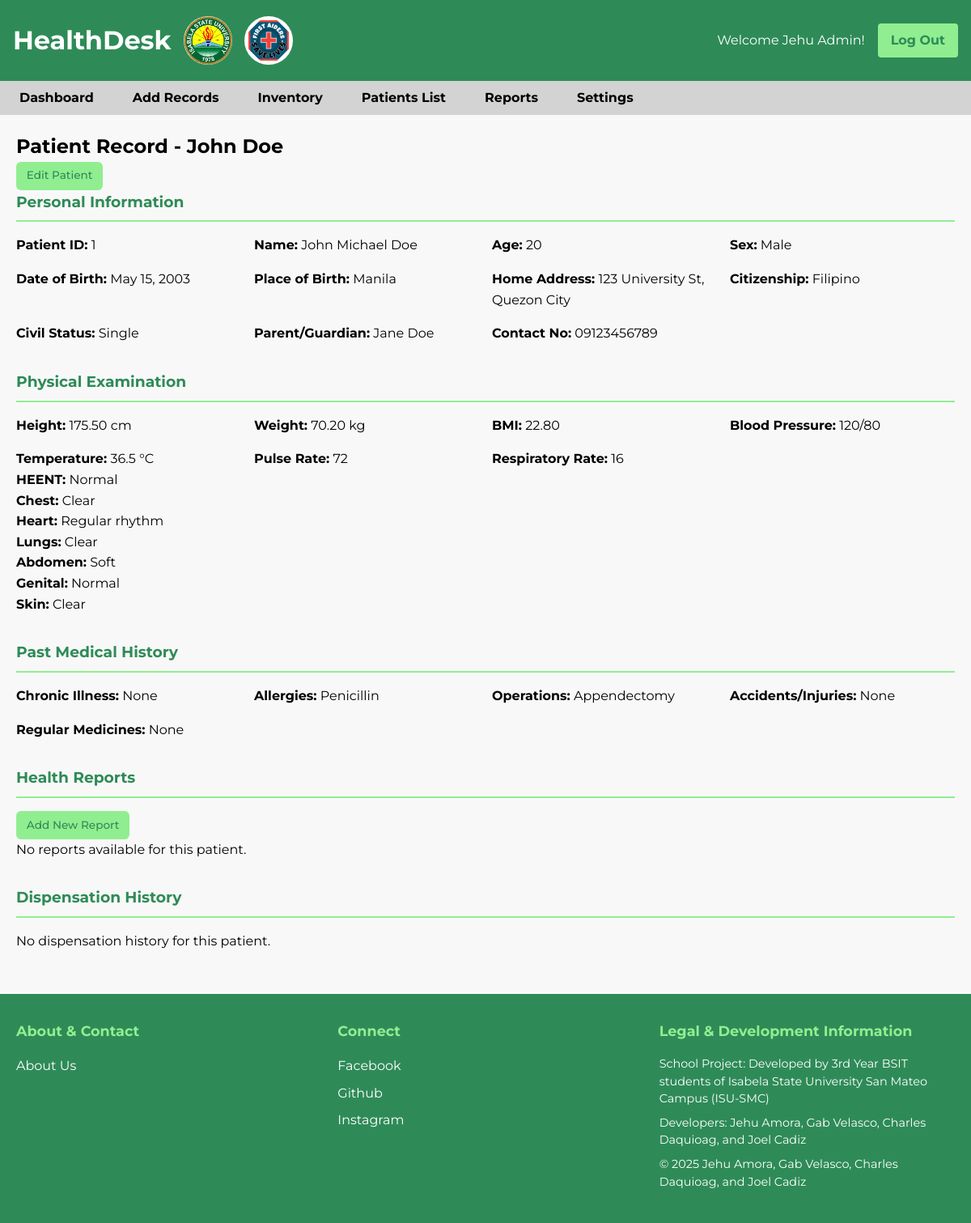
The page /patient_record.php?id=1 (signed in) on the database its author committed.
### tables this page shows
CREATE TABLE patients (
    patient_id INT AUTO_INCREMENT PRIMARY KEY,
    last_name VARCHAR(50) NOT NULL,
    first_name VARCHAR(50) NOT NULL,
    middle_name VARCHAR(50),
    age INT,
    sex ENUM('Male', 'Female', 'Other'),
    date_of_birth DATE,
    place_of_birth VARCHAR(100),
    home_address TEXT,
    citizenship VARCHAR(50),
    civil_status ENUM('Single', 'Married', 'Divorced', 'Widowed'),
    parent_guardian VARCHAR(100),
    contact_no VARCHAR(20),
 
    height DECIMAL(5,2), 
    weight DECIMAL(5,2), 
    bmi DECIMAL(4,2),
    bp VARCHAR(20), 
    temp DECIMAL(4,1), 
    pr INT, 
    rr INT, 
    heent TEXT, 
    chest TEXT,
    heart TEXT,
    lungs TEXT,
    abdomen TEXT,
    genital TEXT,
    skin TEXT,
    
    chronic_illness TEXT,
    allergies TEXT,
    operations TEXT,
    accidents_injuries TEXT,
    medicines_regular TEXT,
    created_at TIMESTAMP DEFAULT CURRENT_TIMESTAMP,
    updated_at TIMESTAMP DEFAULT CURRENT_TIMESTAMP ON UPDATE CURRENT_TIMESTAMP
);

### includes/config.php (called while the page is built, shortened)
<?php
function getUserRole() {
    return isset($_SESSION['role']) ? $_SESSION['role'] : null;
}
?>

### patient_record.php (the view, shortened to what this page needs)
<?php
require_once 'includes/config.php';
$patient_id = isset($_GET['id']) ? (int)$_GET['id'] : (isset($_GET['student_id']) ? (int)$_GET['student_id'] : 0);
$conn = getDBConnection();
$stmt = $conn->prepare("SELECT * FROM patients WHERE patient_id = ?");
$stmt->bind_param("i", $patient_id);
$stmt->execute();
$patient = $stmt->get_result()->fetch_assoc();
$reports = $conn->query("SELECT * FROM reports WHERE patient_id = $patient_id ORDER BY date DESC");
$dispensation_history = $conn->query("
    SELECT dl.quantity_disbursed, dl.date, i.item_name, i.category
    FROM dispensation_log dl
    JOIN inventory i ON dl.item_id = i.item_id
    WHERE dl.patient_id = $patient_id
    ORDER BY dl.date DESC
");
?>
<!DOCTYPE html>
<html lang="en">
<head>
    <link rel="stylesheet" href="css/style.css">
</head>
<body>
    <header class="header">
        <h1>HealthDesk <img
        src="isu_logo.png"
        alt="ISU Logo"
        style="width: auto; height: 60px; display: flex; margin-left: 15px;"
        >
        <img  src="first_aider.jpeg" alt="fa Logo"
        style="width: auto; height: 60px; display: flex; margin-left: 15px; border-radius: 60px;"
        >
        </h1>
        <div class="user-info">
            <span>Welcome <?php echo htmlspecialchars($_SESSION['name']); ?>!</span>
            <a href="logout.php" class="logout-btn">Log Out</a>
        </div>
    </header>
    <nav class="nav">
        <ul>
            <?php if (getUserRole() === 'Admin'): ?>
                <li><a href="dashboard.php">Dashboard</a></li>
            <?php endif; ?>
            <li><a href="add_record.php">Add Records</a></li>
            <?php if (getUserRole() === 'Admin'): ?>
                <li><a href="inventory.php">Inventory</a></li>
                <li><a href="patients_list.php">Patients List</a></li>
                <li><a href="reports.php">Reports</a></li>
                <li><a href="settings.php">Settings</a></li>
            <?php endif; ?>
        </ul>
    </nav>
    <main class="container">
        <h2>Patient Record - <?php echo htmlspecialchars($patient['first_name'] . ' ' . $patient['last_name']); ?></h2>
        <?php if (getUserRole() === 'Admin'): ?>
            <div class="record-actions">
                <a href="edit_patient.php?id=<?php echo $patient['patient_id']; ?>" class="action-btn">Edit Patient</a>
            </div>
        <?php endif; ?>
        <div class="patient-details">
            <div class="form-section">
                <h3>Personal Information</h3>
                <div class="form-grid">
                    <div class="detail-item">
                        <strong>Patient ID:</strong> <?php echo $patient['patient_id']; ?>
                    </div>
                    <div class="detail-item">
                        <strong>Name:</strong> <?php echo htmlspecialchars($patient['first_name'] . ' ' . $patient['middle_name'] . ' ' . $patient['last_name']); ?>
                    </div>
                    <div class="detail-item">
                        <strong>Age:</strong> <?php echo $patient['age']; ?>
                    </div>
                    <div class="detail-item">
                        <strong>Sex:</strong> <?php echo $patient['sex']; ?>
                    </div>
                    <div class="detail-item">
                        <strong>Date of Birth:</strong> <?php echo $patient['date_of_birth'] ? date('M j, Y', strtotime($patient['date_of_birth'])) : 'N/A'; ?>
                    </div>
                    <div class="detail-item">
                        <strong>Place of Birth:</strong> <?php echo htmlspecialchars($patient['place_of_birth'] ?: 'N/A'); ?>
                    </div>
                    <div class="detail-item">
                        <strong>Home Address:</strong> <?php echo htmlspecialchars($patient['home_address'] ?: 'N/A'); ?>
                    </div>
                    <div class="detail-item">
                        <strong>Citizenship:</strong> <?php echo htmlspecialchars($patient['citizenship'] ?: 'N/A'); ?>
                    </div>
                    <div class="detail-item">
                        <strong>Civil Status:</strong> <?php echo $patient['civil_status'] ?: 'N/A'; ?>
                    </div>
                    <div class="detail-item">
                        <strong>Parent/Guardian:</strong> <?php echo htmlspecialchars($patient['parent_guardian'] ?: 'N/A'); ?>
                    </div>
                    <div class="detail-item">
                        <strong>Contact No:</strong> <?php echo htmlspecialchars($patient['contact_no'] ?: 'N/A'); ?>
                    </div>
                </div>
            </div>
            <div class="form-section">
                <h3>Physical Examination</h3>
                <div class="form-grid">
                    <div class="detail-item">
                        <strong>Height:</strong> <?php echo $patient['height'] ? $patient['height'] . ' cm' : 'N/A'; ?>
                    </div>
                    <div class="detail-item">
                        <strong>Weight:</strong> <?php echo $patient['weight'] ? $patient['weight'] . ' kg' : 'N/A'; ?>
                    </div>
                    <div class="detail-item">
                        <strong>BMI:</strong> <?php echo $patient['bmi'] ?: 'N/A'; ?>
                    </div>
                    <div class="detail-item">
                        <strong>Blood Pressure:</strong> <?php echo htmlspecialchars($patient['bp'] ?: 'N/A'); ?>
                    </div>
                    <div class="detail-item">
                        <strong>Temperature:</strong> <?php echo $patient['temp'] ? $patient['temp'] . ' °C' : 'N/A'; ?>
                    </div>
                    <div class="detail-item">
                        <strong>Pulse Rate:</strong> <?php echo $patient['pr'] ?: 'N/A'; ?>
                    </div>
                    <div class="detail-item">
                        <strong>Respiratory Rate:</strong> <?php echo $patient['rr'] ?: 'N/A'; ?>
                    </div>
                </div>
                <div class="exam-details">
                    <div class="detail-item">
                        <strong>HEENT:</strong> <?php echo htmlspecialchars($patient['heent'] ?: 'N/A'); ?>
                    </div>
                    <div class="detail-item">
                        <strong>Chest:</strong> <?php echo htmlspecialchars($patient['chest'] ?: 'N/A'); ?>
                    </div>
                    <div class="detail-item">
                        <strong>Heart:</strong> <?php echo htmlspecialchars($patient['heart'] ?: 'N/A'); ?>
                    </div>
                    <div class="detail-item">
                        <strong>Lungs:</strong> <?php echo htmlspecialchars($patient['lungs'] ?: 'N/A'); ?>
                    </div>
                    <div class="detail-item">
                        <strong>Abdomen:</strong> <?php echo htmlspecialchars($patient['abdomen'] ?: 'N/A'); ?>
                    </div>
                    <div class="detail-item">
                        <strong>Genital:</strong> <?php echo htmlspecialchars($patient['genital'] ?: 'N/A'); ?>
                    </div>
                    <div class="detail-item">
                        <strong>Skin:</strong> <?php echo htmlspecialchars($patient['skin'] ?: 'N/A'); ?>
                    </div>
                </div>
            </div>
            <div class="form-section">
                <h3>Past Medical History</h3>
                <div class="form-grid">
                    <div class="detail-item">
                        <strong>Chronic Illness:</strong> <?php echo htmlspecialchars($patient['chronic_illness'] ?: 'None'); ?>
                    </div>
                    <div class="detail-item">
                        <strong>Allergies:</strong> <?php echo htmlspecialchars($patient['allergies'] ?: 'None'); ?>
                    </div>
                    <div class="detail-item">
                        <strong>Operations:</strong> <?php echo htmlspecialchars($patient['operations'] ?: 'None'); ?>
                    </div>
                    <div class="detail-item">
                        <strong>Accidents/Injuries:</strong> <?php echo htmlspecialchars($patient['accidents_injuries'] ?: 'None'); ?>
                    </div>
                    <div class="detail-item">
                        <strong>Regular Medicines:</strong> <?php echo htmlspecialchars($patient['medicines_regular'] ?: 'None'); ?>
                    </div>
                </div>
            </div>
            <div class="form-section">
                <h3>Health Reports</h3>
                <?php if (getUserRole() === 'Admin'): ?>
                    <a href="add_report.php?patient_id=<?php echo $patient['patient_id']; ?>" class="action-btn">Add New Report</a>
                <?php endif; ?>
                <?php if ($reports->num_rows > 0): ?>
                    <?php while ($report = $reports->fetch_assoc()): ?>
                        <div class="report-item">
                            <h4>Report Date: <?php echo date('M j, Y', strtotime($report['date'])); ?></h4>
                            <p><?php echo nl2br(htmlspecialchars($report['report_content'])); ?></p>
                        </div>
                    <?php endwhile; ?>
                <?php else: ?>
                    <p>No reports available for this patient.</p>
                <?php endif; ?>
            </div>
            <div class="form-section">
                <h3>Dispensation History</h3>
                <?php if ($dispensation_history->num_rows > 0): ?>
                    <div class="table-container">
                        <table>
                            <thead>
                                <tr>
                                    <th>Date</th>
                                    <th>Item</th>
                                    <th>Category</th>
                                    <th>Quantity</th>
                                </tr>
                            </thead>
                            <tbody>
                                <?php while ($dispensation = $dispensation_history->fetch_assoc()): ?>
                                    <tr>
                                        <td><?php echo date('M j, Y', strtotime($dispensation['date'])); ?></td>
                                        <td><?php echo htmlspecialchars($dispensation['item_name']); ?></td>
                                        <td><?php echo $dispensation['category']; ?></td>
                                        <td><?php echo $dispensation['quantity_disbursed']; ?></td>
                                    </tr>
                                <?php endwhile; ?>
                            </tbody>
                        </table>
                    </div>
                <?php else: ?>
                    <p>No dispensation history for this patient.</p>
                <?php endif; ?>
            </div>
        </div>
    </main>
    <?php include 'includes/footer.php'; ?>
</body>
</html>

### css/style.css (style rules this page uses)
:root { --dark-green: #2E8B57; --light-green: #90EE90; --off-white: #F8F8F8; --grey: #D3D3D3; --white: #FFFFFF; --black: #000000; --error-red: #FF0000; --success-green: #28a745; }
* { margin: 0; padding: 0; box-sizing: border-box; }
body { font-family: "Montserrat", sans-serif; background-color: var(--off-white); color: var(--black); line-height: 1.6; }
.container { max-width: 1200px; margin: 0 auto; padding: 20px; }
.header { background-color: var(--dark-green); color: var(--white); height: 100px; padding: 1rem; display: flex; justify-content: space-between; align-items: center; }
.header h1 { margin: 0; height: 60px; display: flex; align-items: center; }
.header img[alt="ISU Logo"] { border-radius: 50%; width: 60px; height: 60px; object-fit: cover; margin-left: 15px; }
.user-info { display: flex; align-items: center; gap: 1rem; }
.logout-btn { background-color: var(--light-green); color: var(--dark-green); padding: 0.5rem 1rem; text-decoration: none; border-radius: 4px; font-weight: bold; }
.nav { font-weight: bold; background-color: var(--grey); padding: 0.5rem; }
.nav ul { list-style: none; display: flex; gap: 1rem; }
.nav a { color: var(--black); text-decoration: none; padding: 0.5rem 1rem; border-radius: 4px; transition: background-color 0.3s; }
.form-section { margin-bottom: 2rem; }
.form-section h3 { color: var(--dark-green); margin-bottom: 1rem; border-bottom: 2px solid var(--light-green); padding-bottom: 0.5rem; }
.form-grid { display: grid; grid-template-columns: repeat(auto-fit, minmax(250px, 1fr)); gap: 1rem; }
.action-btn { background-color: var(--light-green); color: var(--dark-green); padding: 0.4rem 0.8rem; text-decoration: none; border-radius: 6px; font-size: 0.85rem; font-weight: 500; font-family: inherit; outline: none; border: none; display: inline-block; transition: all 0.2s ease; white-space: nowrap; min-width: 80px; text-align: center; }

### rows shown on the page
patients: first_name+last_name "John Doe", patient_id "1", first_name+middle_name+last_name "John Michael Doe", age "20", sex "Male", date_of_birth "May 15, 2003", place_of_birth "Manila", home_address "123 University St, Quezon City", citizenship "Filipino", civil_status "Single", parent_guardian "Jane Doe", contact_no "09123456789", height "175.50", weight "70.20", bmi "22.80", bp "120/80", temp "36.5", pr "72", rr "16", heent "Normal", chest "Clear", heart "Regular rhythm", lungs "Clear", abdomen "Soft", genital "Normal", skin "Clear", chronic_illness "None", allergies "Penicillin", operations "Appendectomy", accidents_injuries "None", medicines_regular "None"

### other values the page prints
$_SESSION['name'] "Jehu Admin"
